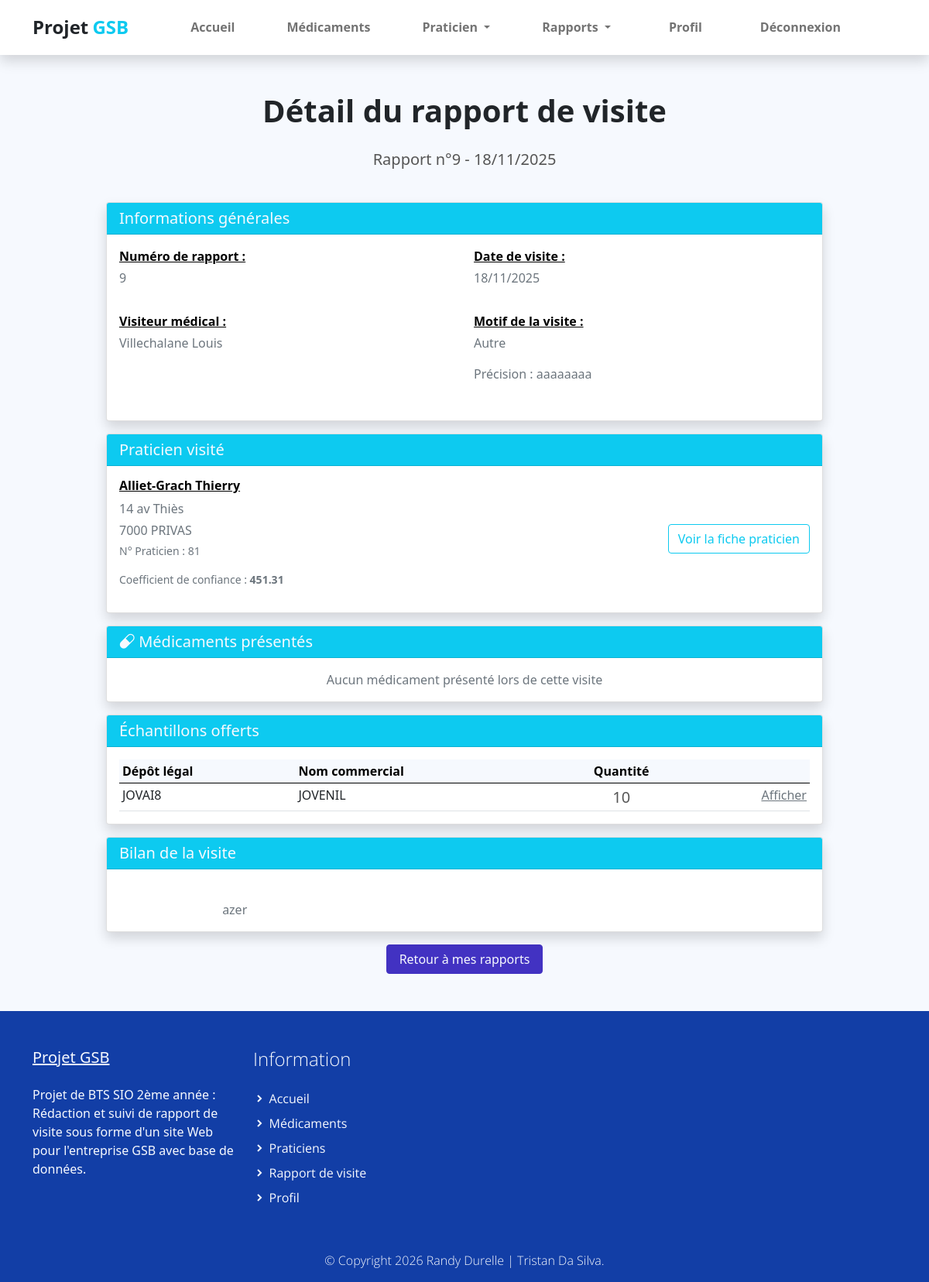
Page /index.php?uc=consultation&action=detail&num=9&mat=a131 (signed in) on the earlier database version.
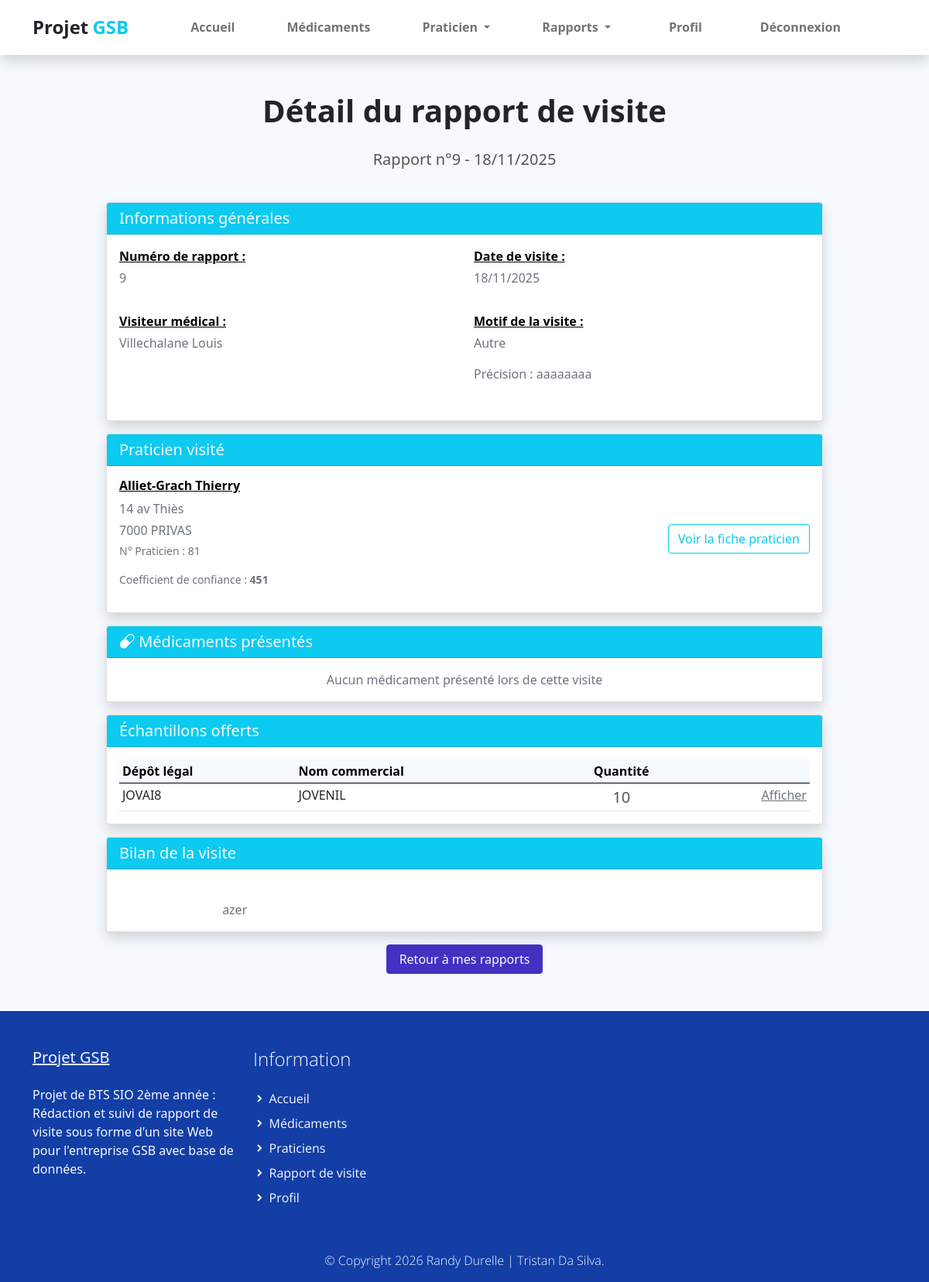
Same page on the later database version.
### tables this page shows
CREATE TABLE IF NOT EXISTS `rapport_visite` (
  `COL_MATRICULE` varchar(10) NOT NULL,
  `RAP_NUM` int(11) NOT NULL,
  `RAP_DATEVISITE` date DEFAULT NULL,
  `RAP_BILAN` varchar(255) DEFAULT NULL,
  `RAP_MOTIF` int(11) DEFAULT NULL,
  `PRA_NUM` int(11) NOT NULL,
  `PRA_NUM_praticien` int(11) DEFAULT NULL,
  `MED_DEPOTLEGAL_1` varchar(10) DEFAULT NULL,
  `MED_DEPOTLEGAL_2` varchar(10) DEFAULT NULL,
  `AUTRE_MOTIF` varchar(50) NOT NULL,
  `ETAT_CODE` int(11) NOT NULL DEFAULT 1,
  PRIMARY KEY (`COL_MATRICULE`,`RAP_NUM`),
  KEY `rapport_visite_praticien2_FK` (`PRA_NUM`),
  KEY `FK_Rapport_Med1_unique` (`MED_DEPOTLEGAL_1`),
  KEY `FK_Rapport_Med2_unique` (`MED_DEPOTLEGAL_2`),
  KEY `FK_Rapport_PraRempl_unique` (`PRA_NUM_praticien`),
  KEY `FK_RAP_MOTIF` (`RAP_MOTIF`),
  KEY `ETAT_CODE` (`ETAT_CODE`)
);

CREATE TABLE IF NOT EXISTS `praticien` (
  `PRA_NUM` int(11) NOT NULL,
  `PRA_PRENOM` varchar(30) DEFAULT NULL,
  `PRA_NOM` varchar(30) DEFAULT NULL,
  `PRA_ADRESSE` varchar(50) DEFAULT NULL,
  `PRA_CP` varchar(5) DEFAULT NULL,
  `PRA_VILLE` varchar(25) DEFAULT NULL,
  `PRA_COEFNOTORIETE` float DEFAULT NULL,
  `TYP_CODE` varchar(3) NOT NULL,
  PRIMARY KEY (`PRA_NUM`),
  KEY `praticien_type_praticien0_FK` (`TYP_CODE`)
);

CREATE TABLE IF NOT EXISTS `motif_visite` (
  `MOT_ID` int(11) NOT NULL AUTO_INCREMENT,
  `MOT_LIBELLE` varchar(100) NOT NULL,
  PRIMARY KEY (`MOT_ID`)
);

### modele/historique.modele.inc.php (called while the page is built, shortened)
<?php
function getDetailRapport($matricule, $numRapport)
{
    try {
        $monPdo = connexionPDO();
        $req = 'SELECT
                    r.*,
                    CONCAT(p.PRA_NOM, " ", p.PRA_PRENOM) as praticien_nom,
                    p.PRA_ADRESSE,
                    p.PRA_CP,
                    p.PRA_VILLE,
                    p.PRA_COEFNOTORIETE,
                    CONCAT(p2.PRA_NOM, " ", p2.PRA_PRENOM) as remplacant_nom,
                    m.MOT_LIBELLE as motif,
                    med1.MED_NOMCOMMERCIAL as med1_nom,
                    med2.MED_NOMCOMMERCIAL as med2_nom,
                    CONCAT(c.COL_NOM, " ", c.COL_PRENOM) as visiteur_nom,
                    e.ETAT_LIBELLE
                FROM rapport_visite r
                INNER JOIN praticien p ON r.PRA_NUM = p.PRA_NUM
                INNER JOIN collaborateur c ON r.COL_MATRICULE = c.COL_MATRICULE
                LEFT JOIN praticien p2 ON r.PRA_NUM_praticien = p2.PRA_NUM
                LEFT JOIN motif_visite m ON r.RAP_MOTIF = m.MOT_ID
                LEFT JOIN medicament med1 ON r.MED_DEPOTLEGAL_1 = med1.MED_DEPOTLEGAL
                LEFT JOIN medicament med2 ON r.MED_DEPOTLEGAL_2 = med2.MED_DEPOTLEGAL
                LEFT JOIN etat e ON r.ETAT_CODE = e.ETAT_CODE
                WHERE r.COL_MATRICULE = :matricule
                AND r.RAP_NUM = :num';
        $stmt = $monPdo->prepare($req);
        $stmt->bindParam(':matricule', $matricule, PDO::PARAM_STR);
        $stmt->bindParam(':num', $numRapport, PDO::PARAM_INT);
        $stmt->execute();
        return $stmt->fetch();
    } catch (PDOException $e) {
        print "Erreur !: " . $e->getMessage();
        die();
    }
}
function getEchantillonsDetailRapport($matricule, $numRapport)
{
    try {
        $monPdo = connexionPDO();
        $req = 'SELECT
                    o.OFF_QTE,
                    o.MED_DEPOTLEGAL,
                    m.MED_NOMCOMMERCIAL
                FROM offrir o
                INNER JOIN medicament m ON o.MED_DEPOTLEGAL = m.MED_DEPOTLEGAL
                WHERE o.COL_MATRICULE = :matricule
                AND o.RAP_NUM = :num';
        $stmt = $monPdo->prepare($req);
        $stmt->bindParam(':matricule', $matricule, PDO::PARAM_STR);
        $stmt->bindParam(':num', $numRapport, PDO::PARAM_INT);
        $stmt->execute();
        return $stmt->fetchAll();
    } catch (PDOException $e) {
        print "Erreur !: " . $e->getMessage();
        die();
    }
}
?>

### vues/v_detailRapport.php (the view, shortened to what the changed rows need)
<section class="bg-light">
    <div class="container">
        <div class="structure-hero pt-lg-5 pt-4">
            <h1 class="titre text-center">Détail du rapport de visite</h1>
            <p class="text text-center">
                Rapport n°<?php echo $rapport['RAP_NUM']; ?> -
                <?php echo date('d/m/Y', strtotime($rapport['RAP_DATEVISITE'])); ?>
            </p>
        </div>
        <div class="row justify-content-center py-4">
            <div class="col-12 col-lg-10">
                <div class="card shadow mb-3">
                    <div class="card-header bg-info text-light">
                        <h5 class="mb-0"><i class="text"></i> Informations générales</h5>
                    </div>
                    <div class="card-body">
                        <div class="row">
                            <div class="col-md-6 mb-3">
                                <p class="mb-1"><span class="carac">Numéro de rapport :</span></p>
                                <p class="text-muted"><?php echo $rapport['RAP_NUM']; ?></p>
                            </div>
                            <div class="col-md-6 mb-3">
                                <p class="mb-1"><span class="carac">Date de visite :</span></p>
                                <p class="text-muted">
                                    <?php echo date('d/m/Y', strtotime($rapport['RAP_DATEVISITE'])); ?>
                                </p>
                            </div>
                            <div class="col-md-6 mb-3">
                                <p class="mb-1"><span class="carac">Visiteur médical :</span></p>
                                <p class="text-muted">
                                    <?php echo htmlspecialchars($rapport['visiteur_nom']); ?>
                                </p>
                            </div>
                            <div class="col-md-6 mb-3">
                                <p class="mb-1"><span class="carac">Motif de la visite :</span></p>
                                <p>
                                    <span class="text-muted">
                                        <?php
                                        if (!empty($rapport['motif'])) {
                                            echo htmlspecialchars($rapport['motif']);
                                        } else {
                                            echo 'Non spécifié';
                                        }
                                        ?>
                                    </span>
                                </p>
                                <?php if (!empty($rapport['AUTRE_MOTIF'])): ?>
                                    <p class="text-muted">
                                        Précision : <?php echo htmlspecialchars($rapport['AUTRE_MOTIF']); ?>
                                    </p>
                                <?php endif; ?>
                            </div>
                        </div>
                    </div>
                </div>
                <div class="card shadow mb-3">
                    <div class="card-header bg-info text-light">
                        <h5 class="mb-0"><i class="text"></i> Praticien visité</h5>
                    </div>
                    <div class="card-body">
                        <div class="row align-items-center">
                            <div class="col-md-8">
                                <h6 class="carac">
                                    <?php echo htmlspecialchars($rapport['praticien_nom']); ?>
                                </h6>
                                <p class="text-muted mb-1">
                                    <?php echo htmlspecialchars($rapport['PRA_ADRESSE']); ?>
                                </p>
                                <p class="text-muted mb-1">
                                    <?php echo htmlspecialchars($rapport['PRA_CP']); ?>
                                    <?php echo htmlspecialchars($rapport['PRA_VILLE']); ?>
                                </p>
                                <p class="text-muted">
                                    <small>N° Praticien : <?php echo $rapport['PRA_NUM']; ?></small>
                                </p>
                                <p class="text-muted">
                                    <small>Coefficient de confiance :
                                        <strong><?php echo isset($rapport['PRA_COEFNOTORIETE']) ? $rapport['PRA_COEFNOTORIETE'] : 'Non renseigné'; ?></strong>
                                    </small>
                                </p>
                            </div>
                            <div class="col-md-4 text-end">
                                <a href="index.php?uc=praticien&action=afficherpraticien&praticien=<?php echo $rapport['PRA_NUM']; ?>"
                                    class="btn btn-outline-info">
                                    <i class="text"></i> Voir la fiche praticien
                                </a>
                            </div>
                        </div>
                    </div>
                </div>
                <div class="card shadow mb-3">
                    <div class="card-header bg-info text-light">
                        <h5 class="mb-0"><i class="bi bi-capsule"></i> Médicaments présentés</h5>
                    </div>
                    <div class="card-body">
                        <?php if (!empty($rapport['MED_DEPOTLEGAL_1']) || !empty($rapport['MED_DEPOTLEGAL_2'])): ?>
                            <div class="row">
                                <?php if (!empty($rapport['MED_DEPOTLEGAL_1'])): ?>
                                    <div class="col-md-6 mb-3">
                                        <div class="border rounded p-3 h-100">
                                            <h6 class="carac">Médicament 1</h6>
                                            <p class="mb-1">
                                                <strong>Dépôt légal :</strong>
                                                <?php echo htmlspecialchars($rapport['MED_DEPOTLEGAL_1']); ?>
                                            </p>
                                            <p class="mb-2">
                                                <strong>Nom commercial :</strong>
                                                <?php echo htmlspecialchars($rapport['med1_nom']); ?>
                                            </p>
                                            <a href="index.php?uc=medicaments&action=affichermedoc&medicament=<?php echo $rapport['MED_DEPOTLEGAL_1']; ?>"
                                                class="btn btn-sm btn-outline-info">
                                                <i class="text"></i> Voir la fiche médicament
                                            </a>
                                        </div>
                                    </div>
                                <?php endif; ?>
                                <?php if (!empty($rapport['MED_DEPOTLEGAL_2'])): ?>
                                    <div class="col-md-6 mb-3">
                                        <div class="border rounded p-3 h-100">
                                            <h6 class="carac">Médicament 2</h6>
                                            <p class="mb-1">
                                                <strong>Dépôt légal :</strong>
                                                <?php echo htmlspecialchars($rapport['MED_DEPOTLEGAL_2']); ?>
                                            </p>
                                            <p class="mb-2">
                                                <strong>Nom commercial :</strong>
                                                <?php echo htmlspecialchars($rapport['med2_nom']); ?>
                                            </p>
                                            <a href="index.php?uc=medicaments&action=affichermedoc&medicament=<?php echo $rapport['MED_DEPOTLEGAL_2']; ?>"
                                                class="btn btn-sm btn-outline-info">
                                                <i class="text"></i> Voir la fiche médicament
                                            </a>
                                        </div>
                                    </div>
                                <?php endif; ?>
                            </div>
                        <?php else: ?>
                            <p class="text-muted text-center mb-0">
                                Aucun médicament présenté lors de cette visite
                            </p>
                        <?php endif; ?>
                    </div>
                </div>
                <?php if (!empty($echantillons)): ?>
                    <div class="card shadow mb-3">
                        <div class="card-header bg-info text-light">
                            <h5 class="mb-0"><i class="text"></i> Échantillons offerts</h5>
                        </div>
                        <div class="card-body">
                            <div class="table-responsive">
                                <table class="table table-sm table-hover mb-0">
                                    <thead class="table-light">
                                        <tr>
                                            <th>Dépôt légal</th>
                                            <th>Nom commercial</th>
                                            <th class="text-center">Quantité</th>
                                            <th></th>
                                        </tr>
                                    </thead>
                                    <tbody>
                                        <?php foreach ($echantillons as $ech): ?>
                                            <tr>
                                                <td><?php echo htmlspecialchars($ech['MED_DEPOTLEGAL']); ?></td>
                                                <td><?php echo htmlspecialchars($ech['MED_NOMCOMMERCIAL']); ?></td>
                                                <td class="text-center">
                                                    <span class="text"><?php echo $ech['OFF_QTE']; ?></span>
                                                </td>
                                                <td class="text-end">
                                                    <a href="index.php?uc=medicaments&action=affichermedoc&medicament=<?php echo $ech['MED_DEPOTLEGAL']; ?>"
                                                        class="text-muted"> Afficher</i>
                                                    </a>
                                                </td>
                                            </tr>
                                        <?php endforeach; ?>
                                    </tbody>
                                </table>
                            </div>
                        </div>
                    </div>
                <?php endif; ?>
                <div class="card shadow mb-3">
                    <div class="card-header bg-info text-light">
                        <h5 class="mb-0"><i class="text"></i> Bilan de la visite</h5>
                    </div>
                    <div class="card-body">
                        <div class="text-muted">
                            <p class="mb-0" style="white-space: pre-wrap;">
                                <?php echo htmlspecialchars($rapport['RAP_BILAN']); ?>
                            </p>
                        </div>
                    </div>
                </div>
                <div class="text-center mb-4">
                    <?php if ($_SESSION['habilitation'] == 1): ?>
                        <a href="index.php?uc=consultation&action=mesRapports" class="btn btn-primary px-3">
                            <i class="texte"></i> Retour à mes rapports
                        </a>
                    <?php endif; ?>
                </div>
            </div>
        </div>
    </div>
</section>

Differences in the rows shown:
changed rapport_visite "aaaaaaaa": PRA_NUM.PRA_COEFNOTORIETE "451.31" → "451"
